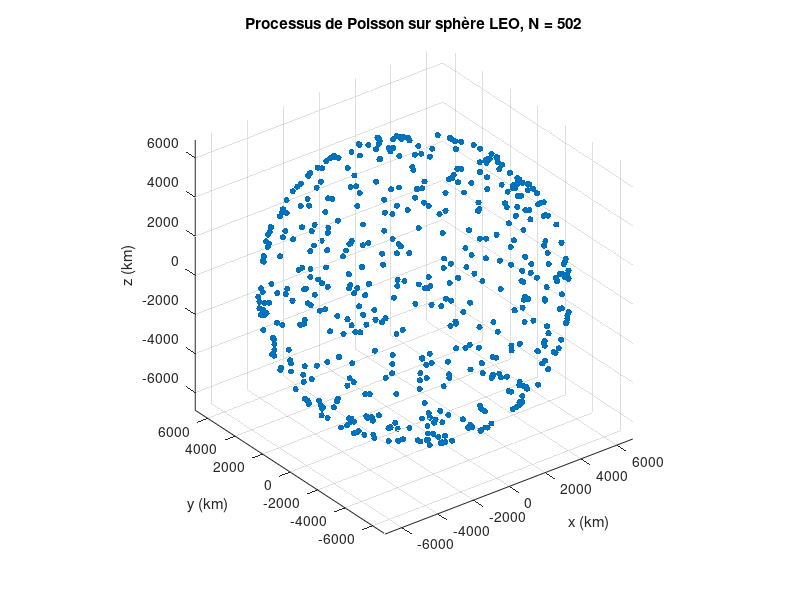

The MATLAB source for this figure:
clear; clc; close all;

% Paramètres
R_earth = 6371;     % km
h = 550;            % altitude LEO en km (exemple de Starlink)
R = R_earth + h;    % rayon orbital

lambda = 9e-7;      % intensité en satellites / km^2
surface_sphere = 4*pi*R^2;

% Nombre de satellites : processus de Poisson sur la sphère
N = poissrnd(lambda * surface_sphere);

% Tirage uniforme sur la sphère
u = rand(N,1);                  % uniforme sur [0,1]
phi = 2*pi*rand(N,1);            % longitude uniforme
theta = acos(1 - 2*u);           % colatitude corrigée

% Coordonnées cartésiennes
x = R * sin(theta) .* cos(phi);
y = R * sin(theta) .* sin(phi);
z = R * cos(theta);

% Affichage
figure;
scatter3(x, y, z, 20, 'filled');
axis equal;
grid on;
xlabel('x (km)');
ylabel('y (km)');
zlabel('z (km)');
title(sprintf('Processus de Poisson sur sphère LEO, N = %d', N));
